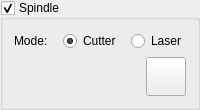
          <widget class="QGroupBox" name="grpSpindle">
           <property name="enabled">
            <bool>true</bool>
           </property>
           <property name="title">
            <string>Spindle</string>
           </property>
           <property name="checkable">
            <bool>true</bool>
           </property>
           <property name="overrided" stdset="0">
            <bool>false</bool>
           </property>

           <layout class="QVBoxLayout" name="verticalLayout_100">

            <item>

             <!-- widget class="QWidget" name="widgetCutterLaser" native="true" -->


             <layout class="QHBoxLayout" name="horizontalLayout_100">
              <property name="spacing">
               <number>10</number>
              </property>
              <item>
               <widget class="QLabel" name="label_100">
                <property name="text">
                 <string>Mode:</string>
                </property>
               </widget>
              </item>
              <item>
               <widget class="QRadioButton" name="radUseCutter">
                <property name="text">
                 <string>Cutter</string>
                </property>
                 <property name="checked">
                  <bool>true</bool>
                 </property>
               </widget>
              </item>
              <item>
               <widget class="QRadioButton" name="radUseLaser">
                <property name="text">
                 <string>Laser</string>
                </property>
               </widget>
              </item>

             </layout>
            
             <!-- /widget -->


            </item>

             <!-- /widget>
            </item -->



            <item>
             <layout class="QHBoxLayout" name="horizontalLayout_2">
              <item>
               <widget class="QWidget" name="widgetSpindle" native="true">
                <layout class="QHBoxLayout" name="horizontalLayout_5">
                 <property name="spacing">
                  <number>10</number>
                 </property>
                 <property name="leftMargin">
                  <number>0</number>
                 </property>
                 <property name="topMargin">
                  <number>0</number>
                 </property>
                 <property name="rightMargin">
                  <number>0</number>
                 </property>
                 <property name="bottomMargin">
                  <number>0</number>
                 </property>
                 <item>
                  <widget class="SliderBox" name="slbSpindle" native="true">
                   <property name="sizePolicy">
                    <sizepolicy hsizetype="Expanding" vsizetype="Preferred">
                     <horstretch>0</horstretch>
                     <verstretch>0</verstretch>
                    </sizepolicy>
                   </property>
                  </widget>
                 </item>
                 <item>
                  <widget class="StyledToolButton" name="cmdSpindle">
                   <property name="enabled">
                    <bool>true</bool>
                   </property>
                   <property name="toolTip">
                    <string>Spindle on/off</string>
                   </property>
                   <property name="icon">
                    <iconset resource="images.qrc">
                     <normaloff>:/images/cutter.png</normaloff>:/images/cutter.png</iconset>
                   </property>
                   <property name="iconSize">
                    <size>
                     <width>32</width>
                     <height>32</height>
                    </size>
                   </property>
                   <property name="checkable">
                    <bool>true</bool>
                   </property>
                   <property name="adjustSize" stdset="0">
                    <bool>true</bool>
                   </property>
                  </widget>
                 </item>
                </layout>
               </widget>
              </item>
             </layout>
            </item>

           </layout>

          </widget>
